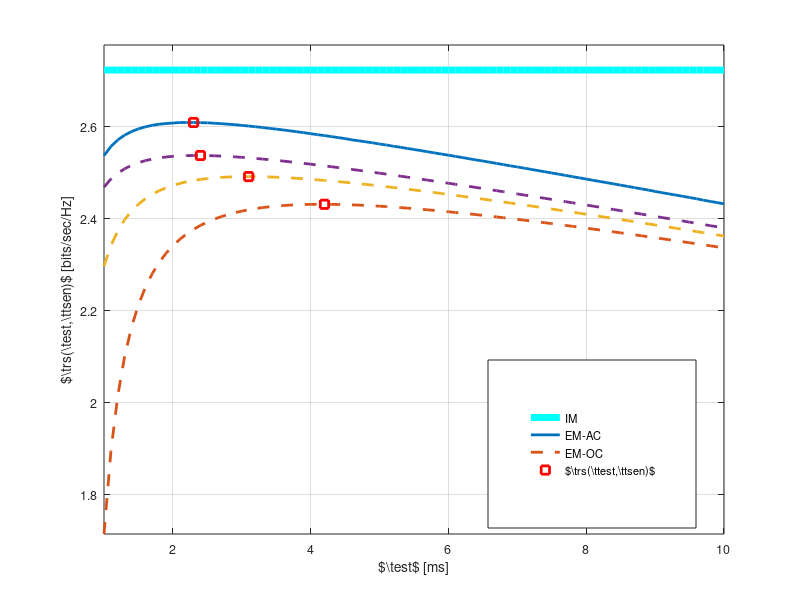

This chart was generated by the following MATLAB code: (Note: this script raises an error after producing the figure.)
%%%%%%%%%%%%%%%%%%%%%%%%%%%%%%%%%%%%%%%%%%%%%%%%%%%%%%%%%%%%%%%%%%%%%%%%%%%
%                                                      
%
%                                
%        Description: This m-file considers the Throughput-Sesning time 
%        tradeoff with SNR estimation for the AWGN channel. In this m-script  
%        the short term analysis is investigted that is, considering invidual 
%        frame. Hence, the SNR is considered constant for the time interval 
%        (tau_est + tau_sen). 
%
%        Clearly the recieved power is distributed according to non central
%        chi-2 distribution, which can be approximated as Gaussian 
%        distribution for large sample count (This again needs an analysis, 
%        on how good is the approximation is?)
%        
%        The theortical analysis is performed to investigate the influence of 
%        SNR on the optimum throughput for different cases 
%           - Ideal case, when SNR is known at the ST (i)
%           - Average Constarint
%           - Outage Constraint   
%
%        Created on: 11.03.15
%        Last modified: 11.03.15
%        Revision History: 11.03.15 --> File generated   
%  
%%%%%%%%%%%%%%%%%%%%%%%%%%%%%%%%%%%%%%%%%%%%%%%%%%%%%%%%%%%%%%%%%%%%%%%%%%%

clear all;
close all;
clc;

warning off;

sim = 00;                                 % Enable( = 1) to perform simulation, theoretical analysis
th = 00;                                  % disable ( = 0) to plot curves, data is read from a file
                                          % Theoretical anaylsis is also included of simulation as
                                          % numerical integration is involved
%%%%%%%%%%%%%%%%%%%%%%%%%%%%%%%%%%%%%%%%%%%%%%%%%%%%%%%%%%%%%%%%%%%%%%%%%%%
%   Parameters
%%%%%%%%%%%%%%%%%%%%%%%%%%%%%%%%%%%%%%%%%%%%%%%%%%%%%%%%%%%%%%%%%%%%%%%%%%%
P_s = 10^(-10/10);                        % Power transmitted by PR, the SNR received at ST 
P_p = 10.^([-10]/10);                     % Power transmitted by ST, the SNR received at SR 
                                          % varried using this parameter
noise_power = 10^(-100/10);               % noise power -100 dBm
f_s = 1e6;                                % 1 MHz one band
K = 0.1 * f_s;                            % K = Total number of samples in a frame = T * f_s, T = 100 ms WRAN standard
alpha_p_1 = 10^(-100/10);                 % True Path loss between ST and PR   
alpha_p_2 = 10^(-100/10);                 % True Path loss between PR and SR   
alpha_s = 10^(-080/10);                   % True Path loss between ST and SR 
P_H0 = 0.8;                               % Probability of Hypothesis 0
P_d_d = 0.90;                             % Constraint on Probability of detection P_d
mu = 0.15;                                % Outage Probability on probability of detection
num_test_points = 10000;                  % Test points for evaluating threshold 

%% Flags -- The flags below can be used to enable and thereby investigate individual cases 
Adjacent = 0;
Outage = 1;
    
%%%%%%%%%%%%%%%%%%%%%%%%%%%%%%%%%%%%%%%%%%%%%%%%%%%%%%%%%%%%%%%%%%%%%%%%%%%
%   Theoretical analysis
%%%%%%%%%%%%%%%%%%%%%%%%%%%%%%%%%%%%%%%%%%%%%%%%%%%%%%%%%%%%%%%%%%%%%%%%%%%
if th
   %% Theoretical parameters
    N_est_th = 100:100:10000;             % -10 dB     % N_est_th = number of samples used for estimation = tau * f_s 

    N_sen_th = 50:50:25000;               % -10 dB     % N = includes the time in samples, for the ideal case their is no
                                                       % estimation time hence sensing time = N_sen_th and the throughput will 
                                                       % attain a nonzero value. For the accurate, the energy walls sensing 
                                                       % time begin after the estimation of the rcvd energy is performed.
                                                       % N_sen_ni_th = N_sen_th - N_est
    
    % For storing intermediate values of probability of false alarm
    P_f_id_temp = zeros(1, length(N_sen_th));                 
    P_f_ac_temp = zeros(1, length(N_sen_th));                
    P_f_oc_temp = zeros(1, length(N_sen_th));                

    % For storing intermediate values of probability of detection
    P_d_id_temp = zeros(1, length(N_sen_th));                 
    P_d_ac_temp = zeros(1, length(N_sen_th));                 
    P_d_oc_temp = zeros(1, length(N_sen_th));                 

    P_f_id_th = zeros(length(P_p), length(N_est_th));   % Probability of false alarm at ST for the ideal case
    P_f_ac_th = zeros(length(P_p), length(N_est_th));   % Probability of false alarm at ST due to accurate estimation of threshold
    P_f_oc_th = zeros(length(P_p), length(N_est_th));   % Probability of false alarm at ST due to inaccurate estimation of threshold

    P_d_id_th = zeros(length(P_p), length(N_est_th));   % Probability of detection at ST for the ideal case
    P_d_ac_th = zeros(length(P_p), length(N_est_th));   % Probability of detection at ST due to accurate estimation of threshold
    P_d_oc_th = zeros(length(P_p), length(N_est_th));   % Probability of detection at ST due to inaccurate estimation of threshold
    
    
    R_id_th = zeros(1, length(N_sen_th));               % Throughput at SR ideal case
    R_ac_th = zeros(1, length(N_sen_th));               % Throughput at SR with accurate estimation
    R_oc_th = zeros(1, length(N_sen_th));               % Throughput at SR with upper limit of the energy wall
    
    R_id_opt_th = zeros(length(P_p), length(N_est_th)); % Throughput at SR ideal case
    R_ac_opt_th = zeros(length(P_p), length(N_est_th)); % Throughput at SR with accurate estimation
    R_oc_opt_th = zeros(length(P_p), length(N_est_th)); % Throughput at SR with upper limit of the energy wall
    
    for i = 1:length(P_p) 
        
        disp(strcat('P_p(i) = ',num2str(P_p(i))));
        
        [C_0, C_1] = calc_capacities(alpha_p_2 * P_p(i) / noise_power,... 
            alpha_s * P_s / noise_power,....
            noise_power);                               % Capacities at SR, with and without intereference from PT  
         
        
        % Accurarte energy  
        Acc_energy = (noise_power + alpha_p_1 * P_p(i));    
        for j=1:length(N_est_th)
            disp(strcat('N_est = ',num2str(N_est_th(j))));
            parfor k=1:length(N_sen_th)
               epsilon_id_th = 0;
               epsilon_ac_th = 0;
               epsilon_oc_th = 0;
               disp(strcat('N_sen_th = ',num2str(N_sen_th(k))));

               %% Determining the performance meteric R for all the different cases
               %% Ideal         
               %% Threshold  
                epsilon_id_th = 2 * Acc_energy/N_sen_th(k) *...
                gammaincinv(P_d_d, N_sen_th(k)/2, 'upper');               

               %% Probability of false alarm and probability of dectection
                P_f_id_temp(k) = gammainc(N_sen_th(k)/2, N_sen_th(k) * epsilon_id_th/(2 * noise_power));        
                P_d_id_temp(k) =  P_d_d;


               %% Expected Rate
                R_id_th(k)  = (K - N_sen_th(k))/K * (P_H0 * (1 -  P_f_id_temp(k)) * C_0 +...
                    (1 - P_H0) * (1 - P_d_id_temp(k)) * C_1);  

                if N_sen_th(k) > N_est_th(j)
                   N_sen_ni_th = N_sen_th(k) - N_est_th(j);
                   %% Adjacent case
                   if Adjacent
                       %% Threshold  
                       test_points = linspace(epsilon_id_th, 0.1 * epsilon_id_th, num_test_points);
                       Exp_P_d_ac = zeros(1,num_test_points);
                       for l=1:num_test_points
                            func_exp_P_d = @(t) gammainc(N_sen_ni_th/2, N_sen_ni_th/2 * test_points(l) ./ t) *...
                            N_est_th(j)/Acc_energy .* exp(-N_est_th(j)/2 * log(2) - gammaln(N_est_th(j)/2)  +...
                            (N_est_th(j)/2 - 1) * log(N_est_th(j) * t/Acc_energy) +...
                            (-t * N_est_th(j)/(2 * Acc_energy)));                    
                            Exp_P_d_ac(l) =  integral(func_exp_P_d, 0, test_points(l) * 100);
                            if Exp_P_d_ac(l) >= P_d_d
                                epsilon_ac_th = test_points(l);
                                %% Expected P_d 
                                P_d_ac_temp(k) = Exp_P_d_ac(l);
                                break;
                            else
                                epsilon_ac_th = test_points(l); 
                            end
                       end    
                       
                       %% Probability of false alarm and probability of dectection
                       P_f_ac_temp(k) = gammainc(N_sen_ni_th/2, N_sen_ni_th * epsilon_ac_th/...
                       (2 * noise_power));                               
                       
                       %% Expected Rate
                       R_ac_th(k) = (K - N_sen_th(k))/K * (P_H0 * (1 -  P_f_ac_temp(k)) * C_0 +...
                           (1 - P_H0) * (1 - P_d_ac_temp(k)) * C_1); 
                   end

                    %% Outage case
                    if Outage
                        %% Threshold  
                        epsilon_oc_th = 4 * Acc_energy * gammaincinv(1 - mu, N_est_th(j)/2, 'upper') * ...
                            gammaincinv(P_d_d, N_sen_ni_th/2, 'upper') / (N_est_th(j) * N_sen_ni_th);            

                        %% Probability of false alarm and expected probability of dectection
                        P_f_oc_temp(k) = gammainc(N_sen_ni_th/2, N_sen_ni_th * epsilon_oc_th/...
                            (2 * noise_power));     

                        func_exp_P_d = @(t) gammainc(N_sen_ni_th/2, N_sen_ni_th/2 * epsilon_oc_th ./ t) *...
                            N_est_th(j)/Acc_energy .* exp(-N_est_th(j)/2 * log(2) - gammaln(N_est_th(j)/2)  +...
                            (N_est_th(j)/2 - 1) * log(N_est_th(j) * t/Acc_energy) +...
                            (-t * N_est_th(j)/(2 * Acc_energy)));
                        P_d_oc_temp(k) =  integral(func_exp_P_d, 0, epsilon_oc_th * 100);
                        
 
                        %% Expected Rate
                        R_oc_th(k) = (K - N_sen_th(k))/K * (P_H0 * (1 -  P_f_oc_temp(k)) * C_0 +...
                        (1 - P_H0) * (1 - P_d_oc_temp(k)) * C_1);
                    end
                end            
            end

            % The probability of detecttion and probability of false alarm at optimum sensing time
            % ideal model
            [temp_id index_id] = max(R_id_th);
            R_id_opt_th(i,j) = temp_id;
            P_f_id_th(i,j) = P_f_id_temp(index_id);
            P_d_id_th(i,j) = P_d_id_temp(index_id);

            % average constraint case
            [temp_ac index_ac] = max(R_ac_th);
            R_ac_opt_th(i,j) = temp_ac;
            P_f_ac_th(i,j) = P_f_ac_temp(index_ac);
            P_d_ac_th(i,j) = P_d_ac_temp(index_ac);

            % outage constraint case
            [temp_oc index_oc] = max(R_oc_th);
            R_oc_opt_th(i,j) = temp_oc;
            P_f_oc_th(i,j) = P_f_oc_temp(index_oc);
            P_d_oc_th(i,j) = P_d_oc_temp(index_oc);
            
            disp(strcat('P_f_id_th(i,j) = ',num2str(P_f_id_th(i,j)))); 
            disp(strcat('P_d_id_th(i,j) = ',num2str(P_d_id_th(i,j)))); 
            disp(strcat('R_id_opt_th(i,j) = ',num2str(R_id_opt_th(i,j)))); 
            
            disp(strcat('AC: N_sen_th(index_ac) = ',num2str(N_sen_th(index_ac)))); 
            disp(strcat('P_f_ac_th(i,j) = ',num2str(P_f_ac_th(i,j)))); 
            disp(strcat('P_d_ac_th(i,j) = ',num2str(P_d_ac_th(i,j)))); 
            disp(strcat('R_ac_opt_th(i,j) = ',num2str(R_ac_opt_th(i,j)))); 
            
            disp(strcat('OC: N_sen_th(index_oc) = ',num2str(N_sen_th(index_oc)))); 
            disp(strcat('P_f_oc_th(i,j) = ',num2str(P_f_oc_th(i,j)))); 
            disp(strcat('P_d_oc_th(i,j) = ',num2str(P_d_oc_th(i,j)))); 
            disp(strcat('R_oc_opt_th(i,j) = ',num2str(R_oc_opt_th(i,j)))); 

        end
    end
    save('results_opt_thr_P_d_P_f_vs_est_time_diff_SNR_wo_nu_m10_mu15_oc_th.mat');
    quit;
end

if 0
    %%%%%%%%%%%%%%%%%%%%%%%%%%%%%%%%%%%%%%%%%%%%%%%%%%%%%%%%%%%%%%%%%%%%%%%%%%%
    %   Plot curves theoretical analysis --  Proability of detection vs est
    %   time
    %%%%%%%%%%%%%%%%%%%%%%%%%%%%%%%%%%%%%%%%%%%%%%%%%%%%%%%%%%%%%%%%%%%%%%%%%%%
    load('results_opt_thr_P_d_P_f_vs_est_time_diff_SNR_wo_nu_m10_mu05_oc_th.mat');
    
    %% ac, oc, mu = 0.05    
    Fontsize = 9;
    diff = 7;
    pts = [10:diff:length(P_d_id_th(1,:)), length(P_d_id_th(1,:))];
    figure(1);
    plot(N_est_th(pts) * 1e-3, P_d_id_th(1,pts),'c-', 'LineWidth', 5);
    hold on, 
    plot(N_est_th(pts) * 1e-3, P_d_ac_th(1,pts),'-', 'LineWidth', 2);
    hold on,
    plot(N_est_th(pts) * 1e-3, P_d_oc_th(1,pts),'--', 'LineWidth', 2);
    
    %% oc, mu = 0.10 
    if 1
        load('results_opt_thr_P_d_P_f_vs_est_time_diff_SNR_wo_nu_m10_mu10_oc_th.mat');

        hold on,
        plot(N_est_th(pts) * 1e-3, P_d_oc_th(1,pts),'--', 'LineWidth', 2);
    end
    
    %% oc, mu = 0.15 
    if 1
        load('results_opt_thr_P_d_P_f_vs_est_time_diff_SNR_wo_nu_m10_mu15_oc_th.mat');

        hold on,
        plot(N_est_th(pts) * 1e-3, P_d_oc_th(1,pts),'--', 'LineWidth', 2);
    end

    %%%%%%%%%%%%%%%%%%%%%%%%%%%%%%%%%%%%%%%%%%%%%%%%%%%%%%%%%%%%%%%%%%%%%%%%%%%
    %   Plot curves cosmetic makeover
    %%%%%%%%%%%%%%%%%%%%%%%%%%%%%%%%%%%%%%%%%%%%%%%%%%%%%%%%%%%%%%%%%%%%%%%%%%%

    grid on;
    axis([min(N_est_th((pts))) * 1e-3 max(N_est_th((pts))) * 1e-3 min(P_d_id_th(1,(pts))) * 0.93  1.00]);
    ylabel('$\e{\pd}{\pd}$','FontSize',Fontsize);
    xlabel('$\test$ [ms]','FontSize',Fontsize);
    %hl = legend('$\pd$', '$\pdac$', '$\pdoc$');
    %set(hl, 'position',[0.758 0.118 0.09 0.23]);
    hl = legend('IM', 'EM-AC', 'EM-OC');
    set(hl, 'position',[0.615 0.12 0.28 0.23]);
    set(gca,'FontSize',Fontsize);
    laprint(1, '../figures/fig_P_d_vs_est_time_diff_mu_AWGN', 'options', 'factory', 'width', 8, 'scalefonts',...
        'on', 'factor',0.5, 'keepfontprops', 'on');
end

if 0
    %%%%%%%%%%%%%%%%%%%%%%%%%%%%%%%%%%%%%%%%%%%%%%%%%%%%%%%%%%%%%%%%%%%%%%%%%%%
    %   Plot curves theoretical analysis --  Proability of false alarm vs est
    %   time
    %%%%%%%%%%%%%%%%%%%%%%%%%%%%%%%%%%%%%%%%%%%%%%%%%%%%%%%%%%%%%%%%%%%%%%%%%%%
    
    %% ac, oc, mu = 0.05    
    load('results_opt_thr_P_d_P_f_vs_est_time_diff_SNR_wo_nu_m10_mu05_oc_th.mat');    
    Fontsize = 9;
    figure(2);
    diff1 = 7;
    pts1 = [10:diff1:length(P_f_id_th(1,:)), length(P_f_id_th(1,:))]
    diff2 = 10;
    pts2 = [7:diff1:length(P_f_id_th(1,:)), length(P_f_id_th(1,:))];
    semilogy(N_est_th(pts1) * 1e-3, P_f_id_th(1,pts1),'c-', 'LineWidth', 5);
    hold on,
    semilogy(N_est_th(pts2) * 1e-3, P_f_ac_th(1,pts2),'-', 'LineWidth', 2);
    hold on,
    semilogy(N_est_th(pts1) * 1e-3, P_f_oc_th(1,pts1),'--', 'LineWidth', 2);    
        axis([min(N_est_th(pts1)) * 1e-3 max(N_est_th(pts1))* 1e-3...
        min(P_f_id_th(1,pts1)) * 0.5 max(P_f_oc_th(1,pts1))]);
    
    %% oc, mu = 0.10 
    if 1
        load('results_opt_thr_P_d_P_f_vs_est_time_diff_SNR_wo_nu_m10_mu10_oc_th.mat');

        hold on,
        semilogy(N_est_th(pts1) * 1e-3, P_f_oc_th(1,pts1),'--', 'LineWidth', 2);           
    end
    
    %% oc, mu = 0.15 
    if 1
        load('results_opt_thr_P_d_P_f_vs_est_time_diff_SNR_wo_nu_m10_mu15_oc_th.mat');

        hold on,
        semilogy(N_est_th(pts1) * 1e-3, P_f_oc_th(1,pts1),'--', 'LineWidth', 2); 
    end
    
    

    %%%%%%%%%%%%%%%%%%%%%%%%%%%%%%%%%%%%%%%%%%%%%%%%%%%%%%%%%%%%%%%%%%%%%%%%%%%
    %   Plot curves cosmetic makeover
    %%%%%%%%%%%%%%%%%%%%%%%%%%%%%%%%%%%%%%%%%%%%%%%%%%%%%%%%%%%%%%%%%%%%%%%%%%%

    grid on;

    ylabel('$\pfa$','FontSize',Fontsize);
    xlabel('$\test$ = [ms]','FontSize',Fontsize);
    %hl = legend('$\pfa$', '$\pfaac$', '$\pfaoc$');
    %set(hl, 'position',[0.752 0.685 0.09 0.23]);
    hl = legend('IM', 'EM-AC', 'EM-OC');
    set(hl, 'position',[0.615 0.685 0.28 0.23]);
    set(gca,'FontSize',Fontsize);
    laprint(2, '../figures/fig_P_f_vs_est_time_diff_mu_AWGN', 'options', 'factory', 'width', 8, 'scalefonts',...
        'on', 'factor',0.5, 'keepfontprops', 'on');
end

if 1
    %%%%%%%%%%%%%%%%%%%%%%%%%%%%%%%%%%%%%%%%%%%%%%%%%%%%%%%%%%%%%%%%%%%%%%%%%%%
    %   Plot curves theoretical analysis --  Optimum throughput vs est time    
    %%%%%%%%%%%%%%%%%%%%%%%%%%%%%%%%%%%%%%%%%%%%%%%%%%%%%%%%%%%%%%%%%%%%%%%%%%%
    load('results_opt_thr_P_d_P_f_vs_est_time_diff_SNR_wo_nu_m10_mu05_oc_th.mat');

    %% ac, oc, mu = 0.05   
    Fontsize = 9;
    figure(3);
    scale = 10:length(N_est_th);
    plot(N_est_th(scale) * 1e-3, R_id_opt_th(1,(scale)),'c-','LineWidth', 5);
    hold on,
    plot(N_est_th(scale) * 1e-3, R_ac_opt_th(1,(scale)),'-', 'LineWidth', 2);
    hold on,
    plot(N_est_th(scale) * 1e-3, R_oc_opt_th(1,(scale)),'--', 'LineWidth', 2);
    
    
    [temp index] = max(R_ac_opt_th);
    R_ac_opt_sen_opt_est = R_ac_opt_th(1,index);
    N_ac_opt_est = N_est_th(index);

    [temp index] = max(R_oc_opt_th);
    R_oc_opt_sen_opt_est = R_oc_opt_th(1,index);
    N_oc_opt_est = N_est_th(index);
    
    
    hold on,
    plot(N_ac_opt_est * 1e-3, R_ac_opt_sen_opt_est, 'rs', 'LineWidth',2, 'HandleVisibility','off');
    hold on,
    plot(N_oc_opt_est * 1e-3, R_oc_opt_sen_opt_est, 'rs', 'LineWidth',2);
    
    grid on;
    axis([min(N_est_th(scale) * 1e-3) max(N_est_th(scale) * 1e-3) min(R_oc_opt_th(1,(scale))) max(R_id_opt_th(1,(scale))) * 1.02]);
    
    
    %% mu = 0.10 
    if 1
        load('results_opt_thr_P_d_P_f_vs_est_time_diff_SNR_wo_nu_m10_mu10_oc_th.mat');

        hold on,
        plot(N_est_th(scale) * 1e-3, R_oc_opt_th(1,(scale)),'--', 'LineWidth', 2, 'HandleVisibility','off');

        [temp index] = max(R_oc_opt_th);
        R_oc_opt_sen_opt_est = R_oc_opt_th(1,index);
        N_oc_opt_est = N_est_th(index);
        hold on,
        plot(N_oc_opt_est * 1e-3, R_oc_opt_sen_opt_est, 'rs', 'LineWidth',2, 'HandleVisibility','off');
    end
    
    %% mu = 0.15
    if 1
        load('results_opt_thr_P_d_P_f_vs_est_time_diff_SNR_wo_nu_m10_mu15_oc_th.mat');

        hold on,
        plot(N_est_th(scale) * 1e-3, R_oc_opt_th(1,(scale)),'--', 'LineWidth', 2);

        [temp index] = max(R_oc_opt_th);
        R_oc_opt_sen_opt_est = R_oc_opt_th(1,index);
        N_oc_opt_est = N_est_th(index);
        hold on,
        plot(N_oc_opt_est * 1e-3, R_oc_opt_sen_opt_est, 'rs', 'LineWidth',2);
    end
    
    %%%%%%%%%%%%%%%%%%%%%%%%%%%%%%%%%%%%%%%%%%%%%%%%%%%%%%%%%%%%%%%%%%%%%%%%%%%
    %   Plot curves cosmetic makeover
    %%%%%%%%%%%%%%%%%%%%%%%%%%%%%%%%%%%%%%%%%%%%%%%%%%%%%%%%%%%%%%%%%%%%%%%%%%%

    ylabel('$\trs(\test,\ttsen)$ [bits/sec/Hz]','FontSize',Fontsize);
    xlabel('$\test$ [ms]','FontSize',Fontsize);
    %hl = legend('$\trs$', '$\trsac$', '$\trsoc$','$\ttest$');
    %set(hl, 'position',[0.725 0.12 0.15 0.28]);
    hl = legend('IM', 'EM-AC', 'EM-OC','$\trs(\ttest,\ttsen)$');
    set(hl, 'position',[0.61 0.12 0.26 0.28]);
    set(gca,'FontSize',Fontsize);
    laprint(3, '../figures/fig_opt_thr_vs_est_time_diff_mu_AWGN', 'options', 'factory', 'width', 8, 'scalefonts',...
        'on', 'factor',0.5, 'keepfontprops', 'on');
end
